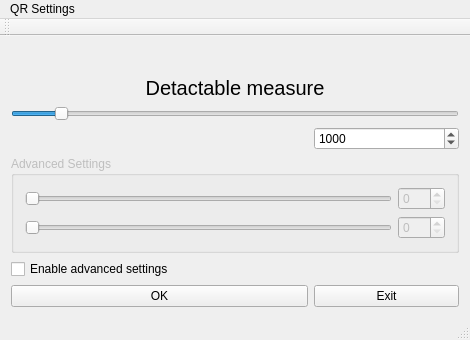
<?xml version="1.0" encoding="UTF-8"?>
<ui version="4.0">
 <class>MainWindow</class>
 <widget class="QMainWindow" name="MainWindow">
  <property name="geometry">
   <rect>
    <x>0</x>
    <y>0</y>
    <width>470</width>
    <height>340</height>
   </rect>
  </property>
  <property name="minimumSize">
   <size>
    <width>300</width>
    <height>340</height>
   </size>
  </property>
  <property name="maximumSize">
   <size>
    <width>16777215</width>
    <height>500</height>
   </size>
  </property>
  <property name="windowTitle">
   <string>MainWindow</string>
  </property>
  <widget class="QWidget" name="centralWidget">
   <layout class="QGridLayout" name="gridLayout">
    <item row="7" column="0" colspan="2">
     <widget class="QPushButton" name="okButton">
      <property name="text">
       <string>OK</string>
      </property>
     </widget>
    </item>
    <item row="0" column="0" colspan="3">
     <widget class="QLabel" name="settingText">
      <property name="font">
       <font>
        <pointsize>15</pointsize>
       </font>
      </property>
      <property name="text">
       <string>Detactable measure</string>
      </property>
      <property name="alignment">
       <set>Qt::AlignBottom|Qt::AlignHCenter</set>
      </property>
     </widget>
    </item>
    <item row="6" column="0" colspan="2">
     <widget class="QCheckBox" name="ASEnabler">
      <property name="text">
       <string>Enable advanced settings</string>
      </property>
     </widget>
    </item>
    <item row="2" column="0" colspan="3">
     <widget class="QSlider" name="measureSlider">
      <property name="minimumSize">
       <size>
        <width>0</width>
        <height>0</height>
       </size>
      </property>
      <property name="maximum">
       <number>10000</number>
      </property>
      <property name="value">
       <number>1000</number>
      </property>
      <property name="orientation">
       <enum>Qt::Horizontal</enum>
      </property>
     </widget>
    </item>
    <item row="4" column="0" colspan="3">
     <widget class="QGroupBox" name="advancedSettings">
      <property name="enabled">
       <bool>false</bool>
      </property>
      <property name="maximumSize">
       <size>
        <width>16777215</width>
        <height>200</height>
       </size>
      </property>
      <property name="title">
       <string>Advanced Settings</string>
      </property>
      <layout class="QGridLayout" name="gridLayout_2">
       <item row="1" column="1">
        <widget class="QSpinBox" name="brightnessSpinBox">
         <property name="maximum">
          <number>255</number>
         </property>
        </widget>
       </item>
       <item row="0" column="1">
        <widget class="QSpinBox" name="RGBSpinBox">
         <property name="maximum">
          <number>255</number>
         </property>
        </widget>
       </item>
       <item row="0" column="0">
        <widget class="QSlider" name="RGBSlider">
         <property name="maximum">
          <number>255</number>
         </property>
         <property name="orientation">
          <enum>Qt::Horizontal</enum>
         </property>
        </widget>
       </item>
       <item row="1" column="0">
        <widget class="QSlider" name="brightnessSlider">
         <property name="maximum">
          <number>255</number>
         </property>
         <property name="orientation">
          <enum>Qt::Horizontal</enum>
         </property>
        </widget>
       </item>
      </layout>
     </widget>
    </item>
    <item row="7" column="2">
     <widget class="QPushButton" name="exitButton">
      <property name="text">
       <string>Exit</string>
      </property>
     </widget>
    </item>
    <item row="3" column="2">
     <widget class="QSpinBox" name="measureSpinBox">
      <property name="maximum">
       <number>10000</number>
      </property>
      <property name="value">
       <number>1000</number>
      </property>
     </widget>
    </item>
   </layout>
  </widget>
  <widget class="QMenuBar" name="menuBar">
   <property name="geometry">
    <rect>
     <x>0</x>
     <y>0</y>
     <width>470</width>
     <height>22</height>
    </rect>
   </property>
   <widget class="QMenu" name="menuQR_Settings">
    <property name="title">
     <string>QR Settings</string>
    </property>
    <addaction name="action_Quit"/>
   </widget>
   <addaction name="menuQR_Settings"/>
  </widget>
  <widget class="QToolBar" name="mainToolBar">
   <attribute name="toolBarArea">
    <enum>TopToolBarArea</enum>
   </attribute>
   <attribute name="toolBarBreak">
    <bool>false</bool>
   </attribute>
  </widget>
  <widget class="QStatusBar" name="statusBar"/>
  <action name="action_Quit">
   <property name="text">
    <string>&amp;Quit</string>
   </property>
  </action>
 </widget>
 <layoutdefault spacing="6" margin="11"/>
 <resources/>
 <connections/>
</ui>
